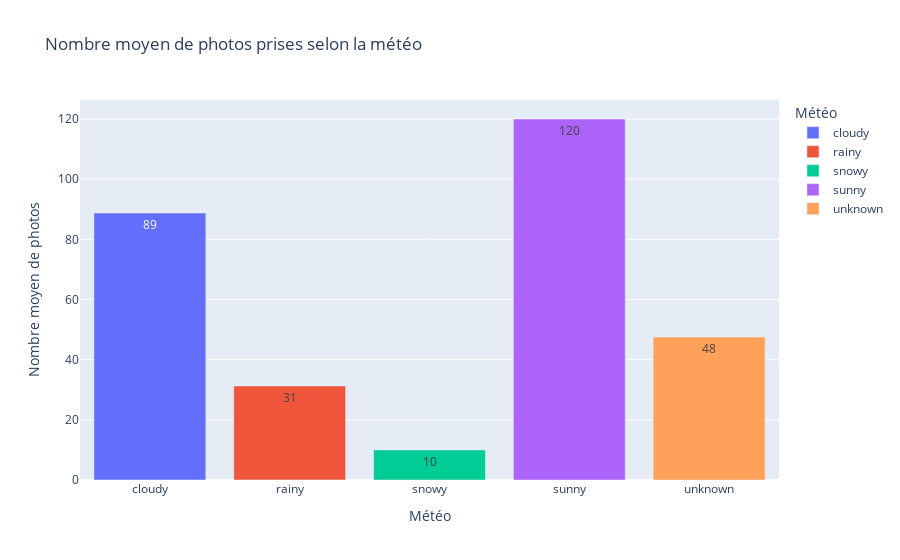

Notebook source saved alongside this figure:
### Code cell
def plot_photos_by_weather(df):
    # Lecture du fichier
    df= pd.read_csv(df)

    # Calcul du nombre moyen de photos par météo
    moyenne_photos = df.groupby('weather')['photos'].mean().reset_index()

    # Création du graphique en barres
    fig = px.bar(
        moyenne_photos,
        x='weather',
        y='photos',
        color='weather',
        title='Nombre moyen de photos prises selon la météo',
        labels={'weather': 'Météo', 'photos': 'Nombre moyen de photos'},
        text_auto='.2s'  # Affiche la valeur moyenne au-dessus des barres
    )

    fig.show()

plot_photos_by_weather("sorted_travel_data.csv")

### Figure 1 — Plotly figure (JSON) as saved in the notebook; plotly's stock layout.template omitted (floating-point values rounded to 4 significant figures)
{"data": [{"hovertemplate": "Météo=%{x}<br>Nombre moyen de photos=%{y}<extra></extra>", "legendgroup": "cloudy", "marker": {"color": "#636efa", "pattern": {"shape": ""}}, "name": "cloudy", "orientation": "v", "showlegend": true, "textposition": "auto", "texttemplate": "%{y:.2s}", "type": "bar", "x": ["cloudy"], "xaxis": "x", "y": [88.75], "yaxis": "y"}, {"hovertemplate": "Météo=%{x}<br>Nombre moyen de photos=%{y}<extra></extra>", "legendgroup": "rainy", "marker": {"color": "#EF553B", "pattern": {"shape": ""}}, "name": "rainy", "orientation": "v", "showlegend": true, "textposition": "auto", "texttemplate": "%{y:.2s}", "type": "bar", "x": ["rainy"], "xaxis": "x", "y": [31.25], "yaxis": "y"}, {"hovertemplate": "Météo=%{x}<br>Nombre moyen de photos=%{y}<extra></extra>", "legendgroup": "snowy", "marker": {"color": "#00cc96", "pattern": {"shape": ""}}, "name": "snowy", "orientation": "v", "showlegend": true, "textposition": "auto", "texttemplate": "%{y:.2s}", "type": "bar", "x": ["snowy"], "xaxis": "x", "y": [10.0], "yaxis": "y"}, {"hovertemplate": "Météo=%{x}<br>Nombre moyen de photos=%{y}<extra></extra>", "legendgroup": "sunny", "marker": {"color": "#ab63fa", "pattern": {"shape": ""}}, "name": "sunny", "orientation": "v", "showlegend": true, "textposition": "auto", "texttemplate": "%{y:.2s}", "type": "bar", "x": ["sunny"], "xaxis": "x", "y": [120.0], "yaxis": "y"}, {"hovertemplate": "Météo=%{x}<br>Nombre moyen de photos=%{y}<extra></extra>", "legendgroup": "unknown", "marker": {"color": "#FFA15A", "pattern": {"shape": ""}}, "name": "unknown", "orientation": "v", "showlegend": true, "textposition": "auto", "texttemplate": "%{y:.2s}", "type": "bar", "x": ["unknown"], "xaxis": "x", "y": [47.5], "yaxis": "y"}], "layout": {"barmode": "relative", "legend": {"title": {"text": "Météo"}, "tracegroupgap": 0}, "title": {"text": "Nombre moyen de photos prises selon la météo"}, "xaxis": {"anchor": "y", "categoryarray": ["cloudy", "rainy", "snowy", "sunny", "unknown"], "categoryorder": "array", "domain": [0, 1], "title": {"text": "Météo"}}, "yaxis": {"anchor": "x", "domain": [0, 1], "title": {"text": "Nombre moyen de photos"}}}}
